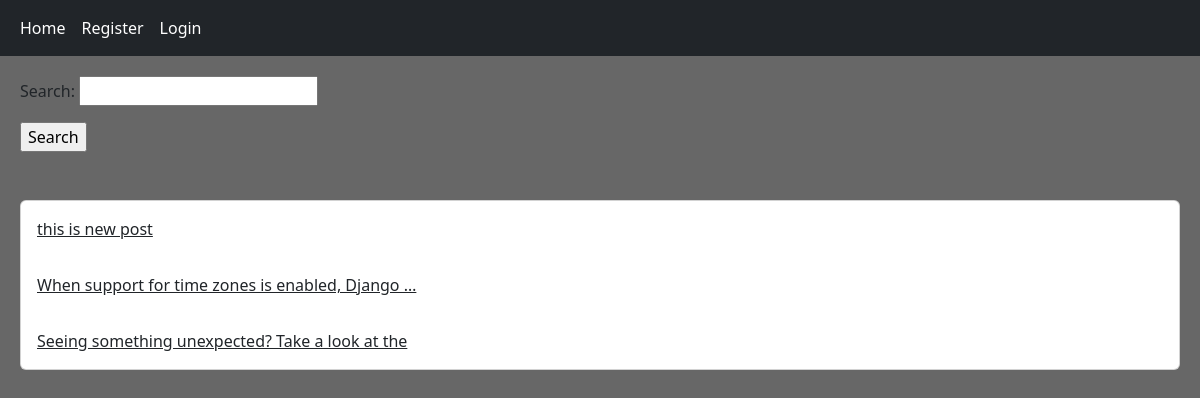
The app's page /, older data.
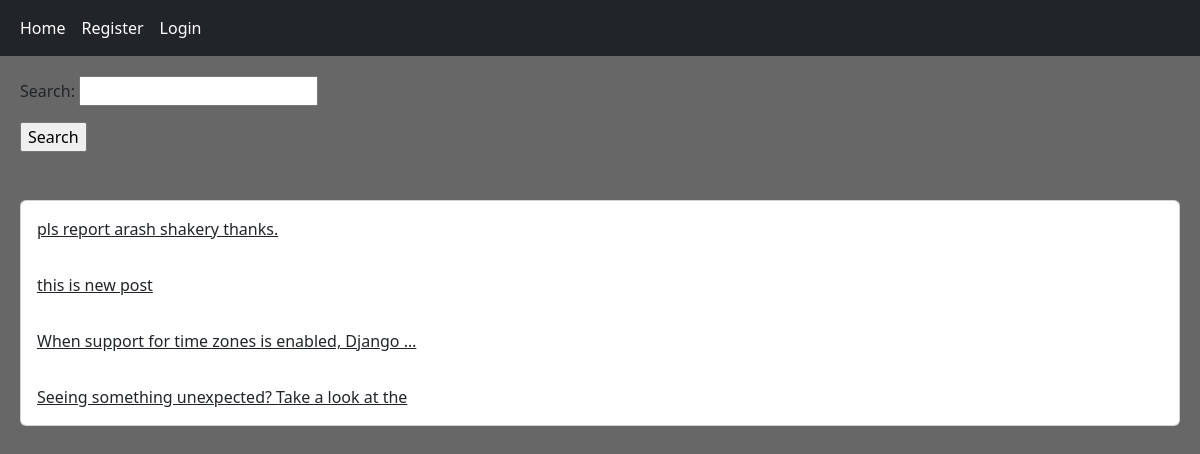
The same page, newer data.
### home/models.py (models this page shows, shortened)
class Post(models.Model):
    user    = models.ForeignKey(User, on_delete=models.CASCADE, related_name='posts')
    body    = models.TextField()
    slug    = models.SlugField()
    created = models.DateTimeField(auto_now_add=True)
    updated = models.DateTimeField(auto_now=True)
    class Meta:
        ordering = ['-created']
    def get_absolute_url(self):
        return reverse("home:detail", args=[self.id, self.slug])

### home/views.py (the view)
# urls.py: path('',                                        views.HomeView.as_view(),           name='home'),
class HomeView(View):
    form_class = PostSearchForm
    def get(self, request):
        posts = Post.objects.all()
        if request.GET.get('search'):
            posts = posts.filter(body__contains=request.GET['search'])
        return render(request, 'home/index.html', {'posts':posts, 'form':self.form_class})

### home/templates/home/index.html
{% extends 'base.html' %}
{% block content %}
<form action="" method="get">
  {{ form.as_p }}
<input type="submit" value="Search">
</form> </br> </br>
      <div class='card'>
        {% for post in posts %}
        <a href="{{ post.get_absolute_url }}" class="card-body" >{{ post.body|truncatewords:8 }}</a>
        {% endfor %}
      </div>
{% endblock content %}

Row changes from the older to the newer data that the page shows:
added Post: body "pls report arash shakery thanks."
